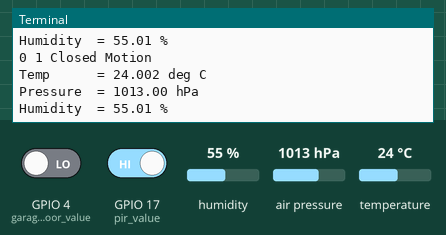
Simulated run of this program. Board: Raspberry Pi (BCM pin numbers). Shown: the last lines printed to the terminal. The test bench sets the inputs (shaded band); at power-on: GPIO 4 (garage_door_value) LOW, GPIO 17 (pir_value) HIGH, humidity 55 %, air pressure 1013 hPa, temperature 24 °C. The clock reads 2024-03-15 10:24:30 at power-on unless the program sets it; library files of the repository ran but are not shown: Adafruit_BME280.py.

Above: at 1.2 s.
1.3 s: GPIO 4 (garage_door_value) driven HIGH
4.5 s: GPIO 17 (pir_value) driven LOW
7.5 s: GPIO 4 (garage_door_value) driven LOW
10.5 s: humidity set to 22 %
At 11.6 s:
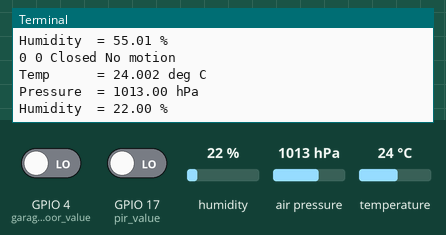
12.0 s: air pressure set to 952 hPa
At 12.5 s:
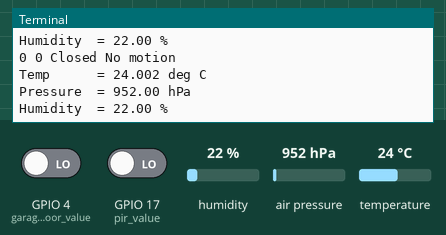
13.5 s: temperature set to 12 °C
At 14.9 s:
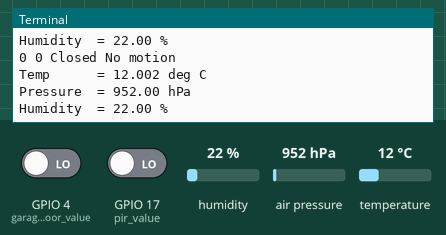

Measured:
- after the input at 10.5 s, the terminal: prints a new line after 0.55 s (image 1)
- after the input at 12.0 s, the terminal: prints a new line after 0.05 s (image 2)
- after the input at 13.5 s, the terminal: prints a new line after 0.55 s (image 3)

The program:

main.py
```python
from time import sleep

import RPi.GPIO as GPIO
from Adafruit_BME280 import *

# to use Raspberry Pi BCM pin numbers
GPIO.setmode(GPIO.BCM)

# set up the GPIO channels
GPIO.setup(4, GPIO.IN, pull_up_down=GPIO.PUD_OFF)
GPIO.setup(17, GPIO.IN, pull_up_down=GPIO.PUD_OFF)

# add lookups for the sensor states
garage_door_state = {0: "Closed", 1: "Open"}
pir_state = {0: "No motion", 1: "Motion"}

# create an instance of the BME280 sensor
sensor = BME280(t_mode=BME280_OSAMPLE_16, p_mode=BME280_OSAMPLE_16, h_mode=BME280_OSAMPLE_16, filter=BME280_FILTER_16)


while True:
    garage_door_value = GPIO.input(4)
    pir_value = GPIO.input(17)

    degrees = sensor.read_temperature()
    pascals = sensor.read_pressure()
    hectopascals = pascals / 100
    humidity = sensor.read_humidity()


    print garage_door_value, pir_value, garage_door_state[garage_door_value], pir_state[pir_value]
    print 'Temp      = {0:0.3f} deg C'.format(degrees)
    print 'Pressure  = {0:0.2f} hPa'.format(hectopascals)
    print 'Humidity  = {0:0.2f} %'.format(humidity)

    sleep(1)
```
